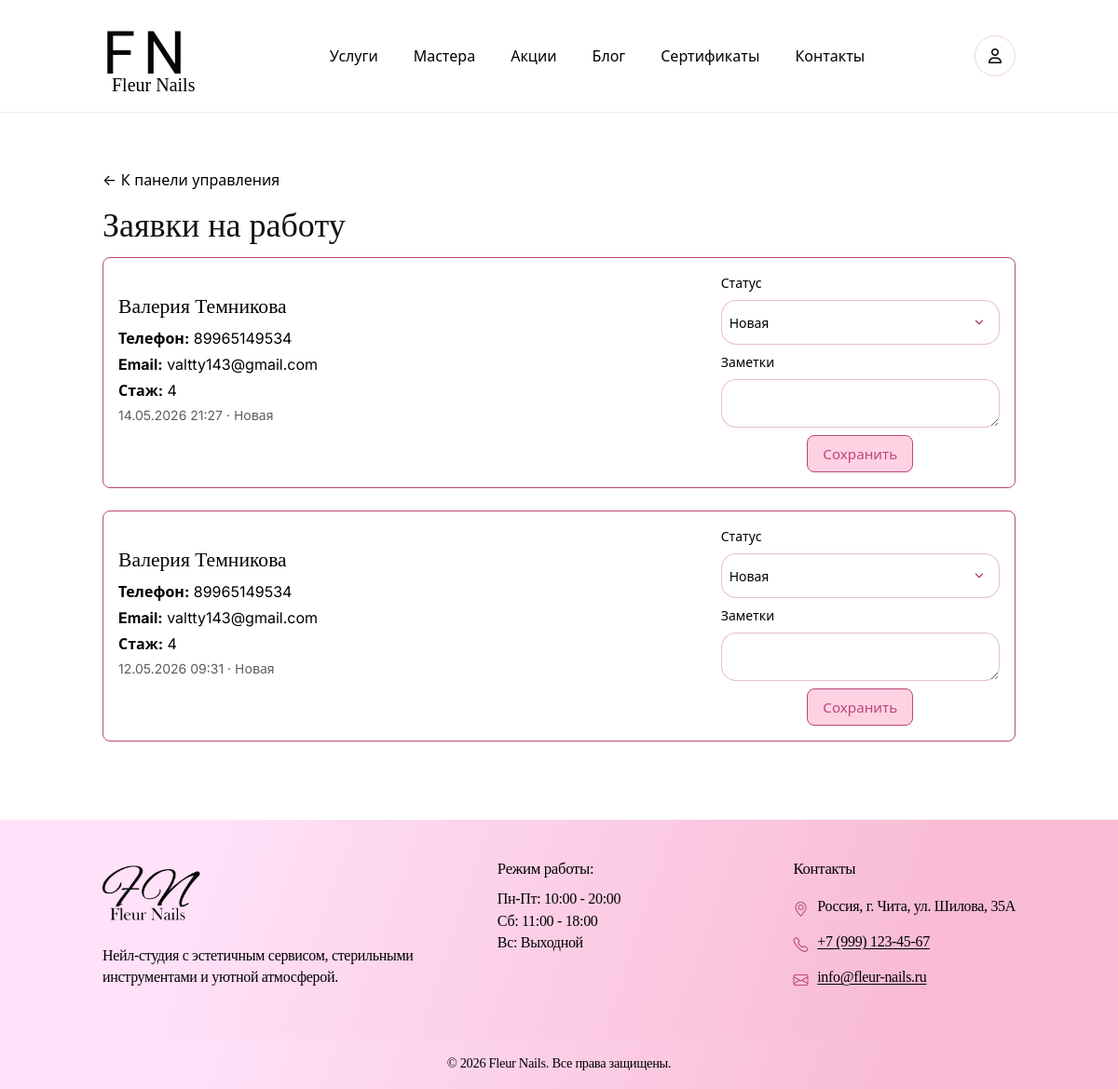
Page /dashboard/job-applications/ (signed in) on the committed database.
### main/models.py (models this page shows, shortened)
class MasterJobApplication(models.Model):
    STATUS_CHOICES = [
        ("new", "Новая"),
        ("review", "На рассмотрении"),
        ("accepted", "Принята"),
        ("rejected", "Отклонена"),
    ]
    full_name = models.CharField("ФИО", max_length=200)
    phone = models.CharField("Телефон", max_length=50)
    email = models.EmailField("Email")
    experience = models.CharField("Стаж / опыт", max_length=300, blank=True)
    portfolio_url = models.URLField("Ссылка на портфолио", blank=True)
    status = models.CharField("Статус", max_length=20, choices=STATUS_CHOICES, default="new")
    admin_notes = models.TextField("Заметки администратора", blank=True)
    created_at = models.DateTimeField("Создано", auto_now_add=True)
    updated_at = models.DateTimeField("Обновлено", auto_now=True)
    class Meta:
        verbose_name = "Заявка мастера на работу"
        verbose_name_plural = "Заявки мастеров на работу"
        ordering = ["-created_at"]

### main/views.py (the view, shortened to what this page needs)
# urls.py: path('dashboard/job-applications/', views.admin_job_applications, name='admin_job_applications'),
@login_required
def admin_job_applications(request):
    if not _admin_only(request):
        messages.error(request, "Доступ только для администратора.")
        return redirect("main:index")
    return render(
        request,
        "main/dashboard/job_applications.html",
        {
            "applications": MasterJobApplication.objects.all(),
            "job_status_choices": MasterJobApplication.STATUS_CHOICES,
        },
    )

### main/views.py (called while the page is built)
def _admin_only(request):
    return request.user.is_authenticated and (
        request.user.is_superuser or getattr(request.user, "role", None) == "ADMIN"
    )

### templates/main/dashboard/job_applications.html (shortened to what this page needs)
{% extends 'main/base.html' %}
{% block content %}
<div class="fn-container fn-inner-page">
  <section class="fn-section">
    <p class="mb-3"><a href="{% url 'main:admin_dashboard' %}">← К панели управления</a></p>
    <h1 class="fn-inner-page__title">Заявки на работу</h1>
    {% for app in applications %}
      <div class="fn-admin-card mb-4">
        <div class="row">
          <div class="col-md-8">
            <h2 class="fn-inner-page__subtitle mb-2">{{ app.full_name }}</h2>
            <p class="mb-1"><strong>Телефон:</strong> {{ app.phone }}</p>
            <p class="mb-1"><strong>Email:</strong> {{ app.email }}</p>
            {% if app.experience %}<p class="mb-1"><strong>Стаж:</strong> {{ app.experience }}</p>{% endif %}
            <p class="text-muted small mb-0">{{ app.created_at|date:"d.m.Y H:i" }} · {{ app.get_status_display }}</p>
          </div>
          <div class="col-md-4">
            <form method="post" class="d-grid gap-2">
              <label class="form-label small mb-0">Статус</label>
              <select name="new_status" class="form-select form-select-sm">
                {% for val, label in job_status_choices %}
                  <option value="{{ val }}" {% if app.status == val %}selected{% endif %}>{{ label }}</option>
                {% endfor %}
              </select>
              <label class="form-label small mb-0">Заметки</label>
              <textarea name="admin_notes" class="form-control form-control-sm" rows="2">{{ app.admin_notes }}</textarea>
              <button type="submit" class="fn-btn fn-btn--hero-primary fn-btn--page-sm fn-admin-tile__btn">Сохранить</button>
            </form>
          </div>
        </div>
      </div>
    {% empty %}
      <p>Заявок пока нет.</p>
    {% endfor %}
  </section>
</div>
{% endblock %}

### static/css/globals.css (style rules this page uses)
*, *::before, *::after { box-sizing: border-box; }
html, body { height: 100%; }
body { margin: 0; background: #ffffff; color: #000000; -webkit-font-smoothing: antialiased; -moz-osx-font-smoothing: grayscale; }
input, button, textarea, select { font: inherit; }
a { color: inherit; text-decoration: none; }
:root { --fn-bg: #ffffff; --fn-text: #000000; --fn-muted: rgba(0, 0, 0, 0.72); --fn-figma-border: #bb4775; --fn-figma-cta-fill: #ffd2e3; --fn-figma-cta-alt: #f8bbd3; --fn-figma-heading: #121212; --fn-figma-logo: #060606; --fn-accent: var(--fn-figma-border); --fn-accent-2: #c8b6e2; --fn-border: rgba(187, 71, 117, 0.35); --fn-border-soft: rgba(187, 71, 117, 0.25); --fn-radius-lg: 40px; --fn-radius-md: 24px; --fn-radius-sm: 16px; --fn-radius-ui: 8px; --fn-radius-btn-sm: 4px; --fn-shadow: 0 6px 24px rgba(187, 71, 117, 0.12); --fn-shadow-soft: 0 4px 20px rgba(0, 0, 0, 0.06); --fn-font-brand: "Alex Brush", cursive; --fn-font-title: "Libre Baskerville", "Baskerville Old Face", Georgia, "Times New Roman", serif; --fn-font-body: "Inter", system-ui, -apple-system, Segoe UI, Roboto, Arial, sans-serif; --fn-pink: var(--fn-figma-cta-fill); --fn-pink-soft: #ffe1f9; --fn-pink-deep: var(--fn-figma-border); --fn-pink-border: var(--fn-figma-border); --fn-pink-hover: #a63d66; --fn-input-autofill-bg: #fef5fa; }
body { font-family: var(--fn-font-body); }
h1, h2, h3, h4, h5, h6 { font-family: var(--fn-font-title); margin: 0; }
p { margin: 0; }
.fn-container { width: 100%; max-width: 1440px; margin: 0 auto; padding: 0 110px; }

### static/css/style.css (style rules this page uses)
.fn-section { padding: 60px 0; }
.btn, .form-control, .form-select, .table, .card { border-radius: var(--fn-radius-sm) !important; }
.form-control, .form-select { border: 1px solid var(--fn-border) !important; min-height: 48px; }
.fn-page-site select.form-control, .fn-page-site select.form-select, .fn-page-site .form-select { appearance: none; -webkit-appearance: none; -moz-appearance: none; background-color: #fff; color: var(--fn-text); accent-color: var(--fn-figma-border); cursor: pointer; }
.fn-page-site select.form-control:not([multiple]):not([size]), .fn-page-site select.form-select:not([multiple]):not([size]), .fn-page-site .form-select:not([multiple]):not([size]) { padding-right: 2.75rem; background-repeat: no-repeat; background-position: right 0.9rem center; background-size: 14px 14px; }
.fn-page-site select.form-control option, .fn-page-site select.form-select option, .fn-page-site .form-select option { background-color: #fff; color: var(--fn-text); }
.fn-page-site .form-control::placeholder { color: rgba(0, 0, 0, 0.45); }
.fn-btn { display: inline-flex; align-items: center; justify-content: center; box-sizing: border-box; cursor: pointer; text-decoration: none; font-family: var(--fn-font-body); font-weight: 400; border-radius: var(--fn-radius-ui); transition: background 0.2s ease, color 0.2s ease, border-color 0.2s ease, transform 0.15s ease; }
.fn-btn--hero-primary, .fn-btn--hero-outline { min-height: 59px; min-width: min(296px, 100%); padding: 9px 16px; font-size: 1.5rem; line-height: 22px; border: 2px solid var(--fn-figma-border); }
.fn-btn--hero-primary { background: var(--fn-figma-cta-fill); color: var(--fn-figma-border); }
.fn-btn--page-sm { min-height: 40px; min-width: 0; padding: 8px 16px; font-size: 0.9375rem; line-height: 1.25; border-width: 1px; }
.fn-btn--page-sm.fn-btn--cta-wide, .fn-btn--page-sm.fn-btn--hero-primary, .fn-btn--page-sm.fn-btn--hero-outline { min-height: 40px; min-width: 0; max-width: 16rem; width: auto; }
.fn-inner-page__title { font-family: var(--fn-font-title); font-size: clamp(1.75rem, 3vw, 2.8125rem); font-weight: 400; color: var(--fn-figma-heading); margin-bottom: 0.75rem; }
.fn-inner-page__subtitle { font-family: var(--fn-font-title); font-size: 1.35rem; font-weight: 400; color: var(--fn-text); margin-top: 1.5rem; margin-bottom: 0.75rem; }
.fn-admin-tile__btn { width: 100%; min-height: 42px; max-width: 14rem; margin-left: auto; margin-right: auto; font-size: 0.95rem; }
.fn-admin-card { border: 1px solid var(--fn-figma-border); border-radius: var(--fn-radius-ui); padding: 1rem; background: #fff; }

### rows in the picture
MasterJobApplication: full_name "Валерия Темникова", phone "89965149534", email "valtty143@gmail.com", experience "4", created_at "14.05.2026 21:27", status "Новая", new_status "Новая"
MasterJobApplication: full_name "Валерия Темникова", phone "89965149534", email "valtty143@gmail.com", experience "4", created_at "12.05.2026 09:31", status "Новая", new_status "Новая"
